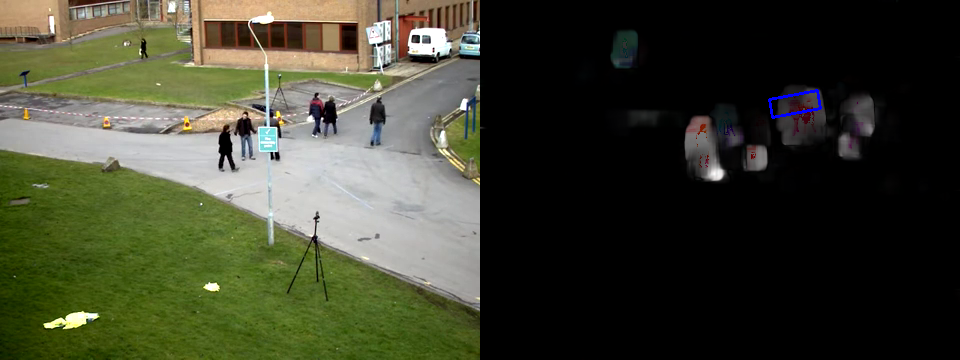
#> input picture taller_5/imagenes/camshift_fr_100.png, 960 x 360 px, given in place of vtest.avi.mp4, which was not available
$ python Meanshift.py
#> lines starting #> are read from the running program, lines starting #| are printed output that depends on the picture; after the words box and inside, x2 and y2 are one past the last pixel; in counts of white or black regions, pixels touching at a corner belong together; pictures that were not available may be replaced by others from this repository, and a replacement may not be noted
import numpy as np
import cv2 as cv
cap = cv.VideoCapture('./vtest.avi.mp4')
# Take first frame of the video
ret, frame = cap.read()
#> frame is the input picture: shape (360, 960, 3); mean B, G, R 47.4, 65.5, 63
# setup initial location of window
x, y, width, height = 171, 9, 40, 40
track_window = (x, y, width, height)
# setup the ROI for tracking
roi = frame[y:y+height, x:x+width]
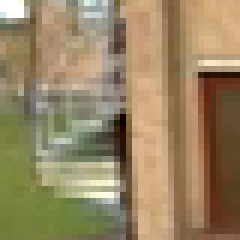
#> roi: shape (40, 40, 3) (shown 6 times larger); mean B, G, R 99.2, 133.4, 152
cv.imshow("roi", roi)
hsv_roi =cv.cvtColor(roi, cv.COLOR_BGR2HSV)
#> hsv_roi: shape (40, 40, 3); mean H, S, V 21.6, 96.3, 154.1
mask = cv.inRange(hsv_roi, np.array((0., 60., 32.)), np.array((180., 255., 255)))
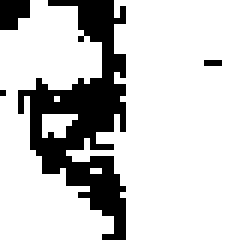
#> mask: shape (40, 40) (shown 6 times larger); 79.4% white; 4 black regions (2 under 20 px), largest, box (x1, y1, x2, y2) and area: (3, 0, 21, 40) 305, (0, 0, 5, 5) 21
roi_hist = cv.calcHist([hsv_roi], [0], mask, [180], [0, 180])
#> roi_hist = 180 values, max 316 at index 16, min 0 at index 0, mean 7.06
cv.normalize(roi_hist, roi_hist, 0, 255, cv.NORM_MINMAX)
# setup the termination criteria, either 10 iterations or move be at least 1 pt
term_crit = (cv.TERM_CRITERIA_EPS | cv.TERM_CRITERIA_COUNT, 10, 1)
cv.imshow('roi', roi)
while(1):
  ret, frame = cap.read()
  if ret == True:

    hsv = cv.cvtColor(frame, cv.COLOR_BGR2HSV)
#> hsv: shape (360, 960, 3); mean H, S, V 25.3, 59.2, 68.5
    dst = cv.calcBackProject([hsv], [0], roi_hist, [0, 180], 1)
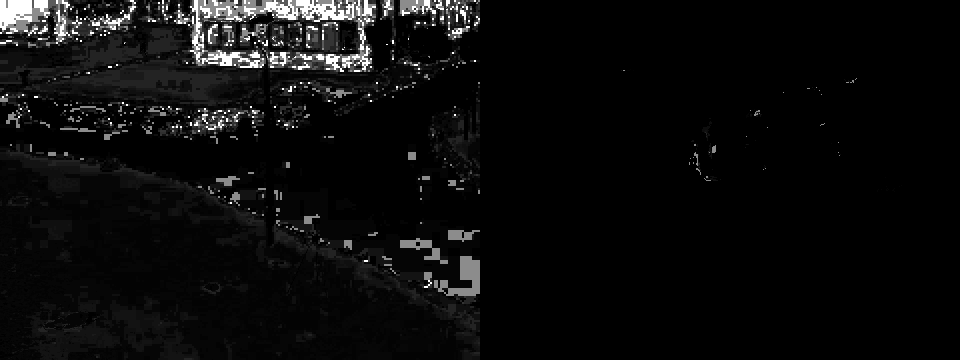
#> dst: shape (360, 960); min 0, max 255, mean 12
    # apply meanshift to get the new location
    ret, track_window = cv.meanShift(dst, track_window, term_crit)
#> ret = 7; track_window = (185, 0, 40, 40)
    # Draw it on image
    x,y,w,h = track_window
#> x = 185; y = 0; w = 40; h = 40
    final_image = cv.rectangle(frame, (x,y), (x+w, y+h), 255, 3)

    # cv.imshow('dst', dst)
    cv.imshow('final_image', final_image)
    k = cv.waitKey(30) & 0xff
#> (key Esc is pressed here)
    if k == 27:
      break
  else:
    break
